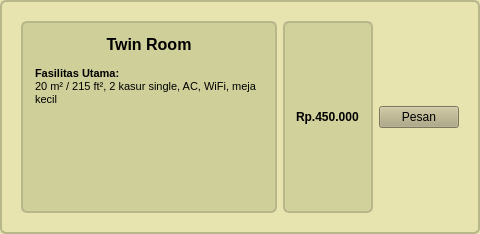
              <widget class="QFrame" name="roomFrame2_3">
               <property name="styleSheet">
                <string notr="true">
                QFrame { background-color: rgb(231,228,176); border: 2px solid rgb(184,182,139); border-radius: 6px; padding: 8px; }
                QLabel#roomTitle2 { font-weight: bold; font-size: 12pt; }
                QLabel#roomDesc2 { font-size: 9pt; }
              </string>
               </property>
               <layout class="QHBoxLayout" name="horizontalLayout_6">
                <item>
                 <layout class="QVBoxLayout" name="roomTextCol2_3"/>
                </item>
                <item>
                 <widget class="QTextEdit" name="textEdit_5">
                  <property name="styleSheet">
                   <string notr="true">background-color: rgb(207, 207, 154);</string>
                  </property>
                  <property name="html">
                   <string>&lt;!DOCTYPE HTML PUBLIC &quot;-//W3C//DTD HTML 4.0//EN&quot; &quot;http://www.w3.org/TR/REC-html40/strict.dtd&quot;&gt;
&lt;html&gt;&lt;head&gt;&lt;meta name=&quot;qrichtext&quot; content=&quot;1&quot; /&gt;&lt;style type=&quot;text/css&quot;&gt;
p, li { white-space: pre-wrap; }
&lt;/style&gt;&lt;/head&gt;&lt;body style=&quot; font-family:'MS Shell Dlg 2'; font-size:8pt; font-weight:400; font-style:normal;&quot;&gt;
&lt;p align=&quot;center&quot; style=&quot; margin-top:0px; margin-bottom:0px; margin-left:0px; margin-right:0px; -qt-block-indent:0; text-indent:0px;&quot;&gt;&lt;span style=&quot; font-size:12pt; font-weight:600;&quot;&gt;Twin&lt;/span&gt;&lt;span style=&quot; font-size:12pt;&quot;&gt; &lt;/span&gt;&lt;span style=&quot; font-size:12pt; font-weight:600;&quot;&gt;Room&lt;/span&gt;&lt;/p&gt;
&lt;p style=&quot;-qt-paragraph-type:empty; margin-top:0px; margin-bottom:0px; margin-left:0px; margin-right:0px; -qt-block-indent:0; text-indent:0px;&quot;&gt;&lt;br /&gt;&lt;/p&gt;
&lt;p style=&quot; margin-top:0px; margin-bottom:0px; margin-left:0px; margin-right:0px; -qt-block-indent:0; text-indent:0px;&quot;&gt;&lt;span style=&quot; font-weight:600;&quot;&gt;Fasilitas Utama: &lt;/span&gt;&lt;/p&gt;
&lt;p style=&quot; margin-top:0px; margin-bottom:0px; margin-left:0px; margin-right:0px; -qt-block-indent:0; text-indent:0px;&quot;&gt;20 m² / 215 ft², 2 kasur single, AC, WiFi, meja kecil&lt;/p&gt;
&lt;p style=&quot;-qt-paragraph-type:empty; margin-top:0px; margin-bottom:0px; margin-left:0px; margin-right:0px; -qt-block-indent:0; text-indent:0px;&quot;&gt;&lt;br /&gt;&lt;/p&gt;&lt;/body&gt;&lt;/html&gt;</string>
                  </property>
                 </widget>
                </item>
                <item>
                 <widget class="QLabel" name="label_22">
                  <property name="font">
                   <font>
                    <weight>75</weight>
                    <bold>true</bold>
                   </font>
                  </property>
                  <property name="styleSheet">
                   <string notr="true">background-color: rgb(209, 209, 156);</string>
                  </property>
                  <property name="text">
                   <string>Rp.450.000</string>
                  </property>
                 </widget>
                </item>
                <item>
                 <widget class="QPushButton" name="btnPrice2_3">
                  <property name="styleSheet">
                   <string notr="true"> color: rgb(0, 0, 0); background-color: rgb(174,167,126)
 </string>
                  </property>
                  <property name="text">
                   <string>Pesan</string>
                  </property>
                 </widget>
                </item>
               </layout>
              </widget>
